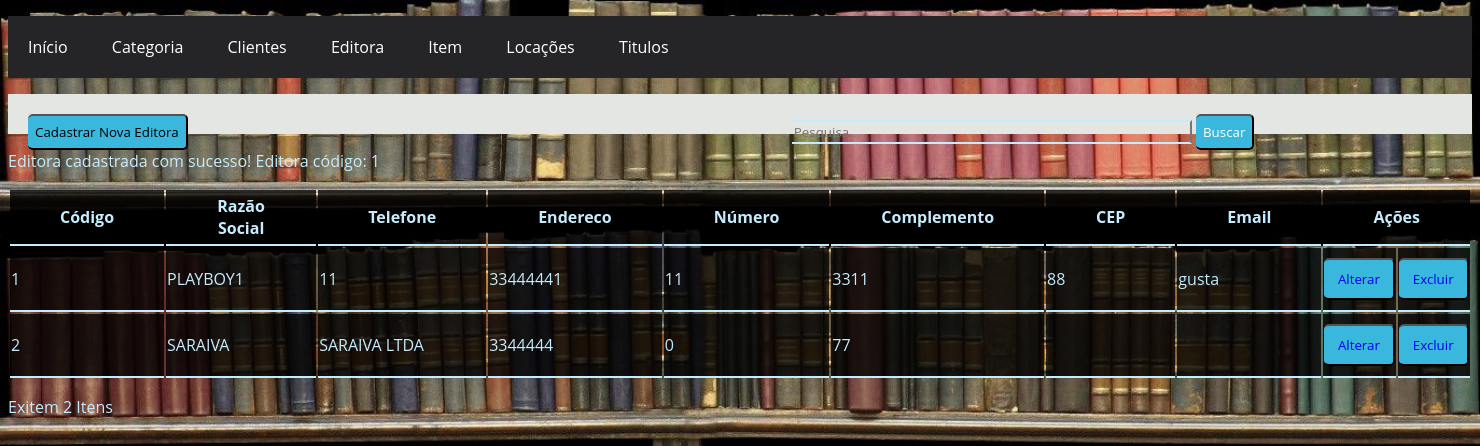
The app's page /Editora/Listar/listar_Editora.php?ok=2&msg=1 with its own data.
### tables this page shows
CREATE TABLE `editora` (
  `id_editora` int(11) NOT NULL,
  `razao_social` varchar(150) NOT NULL,
  `telefone` char(12) NOT NULL,
  `endereco` varchar(150) NOT NULL,
  `numero_endereco` int(11) NOT NULL,
  `complemento` varchar(150) NOT NULL,
  `cep` char(8) NOT NULL,
  `email` varchar(150) NOT NULL
);

### Editora/Listar/listar_Editora.php (the view, shortened to what this page needs)
<?php
include('../../conexao.php');
?>
<!DOCTYPE html>
<html lang="pt-br">
<head>
	<link rel="stylesheet" type="text/css" href="../../Styles/site.css">
	<link rel="stylesheet" type="text/css" href="../../Styles/Listar.css">
</head>
<body>
	<nav id="menu-h">
		<?php
		include('../../menu.php');
		?>
	</nav>
	<div id="filtro" class="filtro">
		<button class="btn1" type="button">
			<a href="../Cadastrar/cadastrar_Editora.php">Cadastrar Nova Editora</a>
		</button>
		<input class="pesquisar"
		       type="search"
		       class="busca"
		       placeholder="Pesquisa..." >
		<button class="btn1" type="button">Buscar</button>
	</div>
	<?php
	$ok   = @$_GET['ok'];
	$msg  = @$_GET['msg'];
	if ($ok == 1) {
		echo "<p class=\"sucesso\">Editora excluída com sucesso! Editora código: {$msg}</p>";
	} else if ($ok == 2) {
		echo "<p class=\"sucesso\">Editora cadastrada com sucesso! Editora código: {$msg}</p>";
	} else if ($ok == 3) {
		echo "<p class=\"sucesso\">Editora alterada com sucesso! Editora código: {$msg}</p>";
	}
	?>
	<div id="lista">
	<table>
		<thead class="header_list">
			<tr>
				<th>Código</th>
				<th>Razão Social</th>
				<th>Telefone</th>
				<th>Endereco</th>
				<th>Número</th>
				<th>Complemento</th>
				<th>CEP</th>
				<th>Email</th>
				<th colspan="2">Ações</th>
			</tr>
		</thead>
		<tbody class="body_list">
			<?php
			$sql = "SELECT ID_EDITORA AS Id,
                           razao_social,
                           telefone,
                           endereco,
                           numero_endereco,
                           complemento,
                           cep,
                           email
                      FROM EDITORA
					  ORDER BY ID_EDITORA";
			$query = mysqli_query($conexao, $sql);
			if (!$query) {
			?>
				<tr>
					<td colspan="3"><?php echo 'MySQL Erro: ' . mysqli_error($conexao); ?></td>
				</tr>
				<?php
			} else {
				while ($item = mysqli_fetch_array($query, MYSQLI_ASSOC)) {
				?>
					<tr>
						<td><?php echo $item['Id']; ?></td>
						<td><?php echo $item['razao_social']; ?></td>
						<td><?php echo $item['telefone']; ?></td>
						<td><?php echo $item['endereco']; ?></td>
						<td><?php echo $item['numero_endereco']; ?></td>
						<td><?php echo $item['complemento']; ?></td>
						<td><?php echo $item['cep']; ?></td>
						<td><?php echo $item['email']; ?></td>
						<td>
							<button class="btn" type="button">
								<a href="../Alterar/alterar_Editora.php?Id=<?php echo $item['Id']; ?>">Alterar</a>
							</button>
						</td>
						<td>
							<button class="btn" type="button">
								<a href="../Excluir/excluir_Editora.php?Id=<?php echo $item['Id']; ?>">Excluir</a>
							</button>
						</td>
					</tr>
			<?php
				}
			}
			?>
			</div>
	<p>
		Exitem <?php echo mysqli_num_rows($query); ?> Itens
	</p>
</body>
</html>

### Styles/site.css (style rules this page uses)
body { background: url(../Images/Biblioteca.jpg) no-repeat top center; background-size: cover; height: 100vh; }

### Styles/Listar.css (style rules this page uses)
* { font-family: 'Open Sans', sans-serif; }
#menu-h { background-color: rgb(37, 37, 39); }
#filtro { height: 30px; background: rgba(0, 0, 0, 0.8); margin-top: 5px; padding: 20px; }
a { text-decoration: none; }
#filtro a { display: inline-block; text-decoration: none; color: black; }
.pesquisar { margin-left: 600px; width: 400px; background: transparent; border-left: 0; border-top: 2px solid #c5ecfd; border-bottom: 2px solid #c5ecfd; color: #c5ecfd; }
.header_list { background: rgba(0, 0, 0, 0.8); }
.header_list tr th { padding-top: 5px; padding-bottom: 5px; padding-left: 50px; color: #c5ecfd; border-bottom: 2px solid #c5ecfd; padding-right: 50px; }
.body_list { background: rgba(0, 0, 0, 0.8); }
.body_list tr td { padding-top: 10px; padding-bottom: 10px; border-bottom: 2px solid #c5ecfd; color: #c5ecfd; }
.btn { border-left: 0; width: 100%; background: #39b7dd; text-align: center; padding: 10px; border-radius: 5px; color: #fff; cursor: pointer; text-transform: capitalize; }
.btn1 { border-left: 0; background: #39b7dd; text-align: center; padding: 7px; border-radius: 5px; color: #fff; cursor: pointer; text-transform: capitalize; }
p { color: #c5ecfd; }

### Styles/menu.css (style rules this page uses)
* { box-sizing: border-box; font-family: 'Open Sans', sans-serif; }
#menu-h { background-color: rgb(37, 37, 39); }
#filtro { height:30px; background-color: #e3e6e3; margin-top:5px; padding:20px; }

### records on screen
editora: id_editora "1", razao_social "PLAYBOY1", telefone "11", endereco "33444441", numero_endereco "11", complemento "3311", cep "88", email "gusta"
editora: id_editora "2", razao_social "SARAIVA", telefone "SARAIVA LTDA", endereco "3344444", numero_endereco "0", complemento "77"

### other values on screen
$msg "1"
mysqli_num_rows($query) "2"
